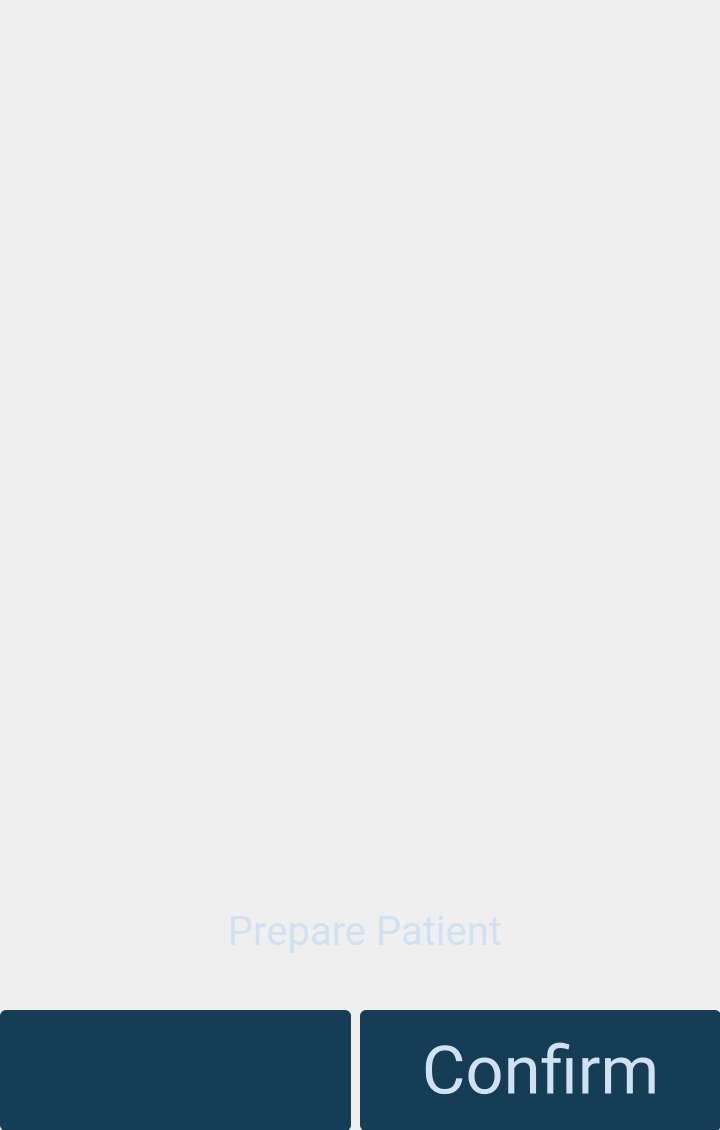
<?xml version="1.0" encoding="UTF-8"?>
<ui version="4.0">
 <class>PreparePatient</class>
 <widget class="QWidget" name="PreparePatient">
  <property name="geometry">
   <rect>
    <x>0</x>
    <y>0</y>
    <width>720</width>
    <height>1130</height>
   </rect>
  </property>
  <property name="windowTitle">
   <string>Form</string>
  </property>
  <widget class="QStackedWidget" name="stackedWidget">
   <property name="geometry">
    <rect>
     <x>0</x>
     <y>0</y>
     <width>720</width>
     <height>1130</height>
    </rect>
   </property>
   <widget class="QWidget" name="page">
    <widget class="QPushButton" name="buttonNext">
     <property name="geometry">
      <rect>
       <x>360</x>
       <y>1010</y>
       <width>361</width>
       <height>121</height>
      </rect>
     </property>
     <property name="font">
      <font>
       <family>Roboto</family>
       <pointsize>50</pointsize>
      </font>
     </property>
     <property name="styleSheet">
      <string notr="true">border-radius: 6px;
background-color: rgb(22,61,86);
color: rgb(208,225,241)</string>
     </property>
     <property name="text">
      <string>Confirm</string>
     </property>
    </widget>
    <widget class="QLabel" name="labelInstructions">
     <property name="geometry">
      <rect>
       <x>0</x>
       <y>890</y>
       <width>730</width>
       <height>81</height>
      </rect>
     </property>
     <property name="font">
      <font>
       <family>Roboto</family>
       <pointsize>30</pointsize>
      </font>
     </property>
     <property name="styleSheet">
      <string notr="true">color: rgb(208,225,241);</string>
     </property>
     <property name="text">
      <string>Prepare Patient</string>
     </property>
     <property name="alignment">
      <set>Qt::AlignCenter</set>
     </property>
     <property name="wordWrap">
      <bool>true</bool>
     </property>
    </widget>
    <widget class="QLabel" name="labelPrepPatient">
     <property name="geometry">
      <rect>
       <x>150</x>
       <y>0</y>
       <width>575</width>
       <height>785</height>
      </rect>
     </property>
     <property name="font">
      <font>
       <family>Roboto</family>
      </font>
     </property>
     <property name="text">
      <string/>
     </property>
     <property name="pixmap">
      <pixmap resource="resources.qrc">:/Images/XatekUI_PreparePatient.png</pixmap>
     </property>
    </widget>
    <widget class="QPushButton" name="buttonBack">
     <property name="geometry">
      <rect>
       <x>0</x>
       <y>1010</y>
       <width>351</width>
       <height>121</height>
      </rect>
     </property>
     <property name="font">
      <font>
       <family>Roboto</family>
      </font>
     </property>
     <property name="styleSheet">
      <string notr="true">border-radius: 6px;
background-color: rgb(22,61,86);
color: rgb(208,225,241)</string>
     </property>
     <property name="text">
      <string/>
     </property>
     <property name="icon">
      <iconset resource="resources.qrc">
       <normaloff>:/Images/XatekUI_BackArrow.png</normaloff>:/Images/XatekUI_BackArrow.png</iconset>
     </property>
     <property name="iconSize">
      <size>
       <width>73</width>
       <height>62</height>
      </size>
     </property>
    </widget>
   </widget>
  </widget>
 </widget>
 <resources>
  <include location="resources.qrc"/>
 </resources>
 <connections/>
</ui>
